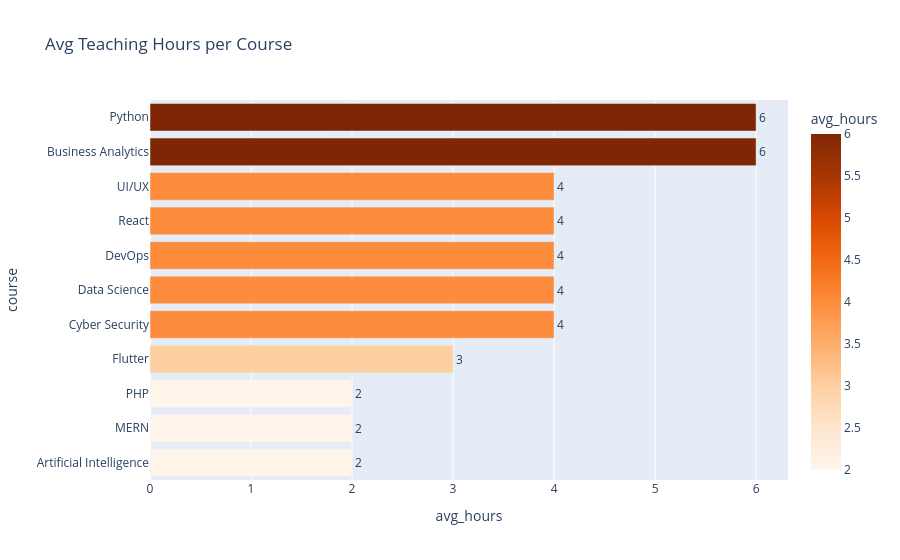

The notebook cell this image was saved under:
### Code cell
fig6 = px.bar(dc.sort_values('avg_hours'), x='avg_hours', y='course',
              orientation='h',
              title='Avg Teaching Hours per Course',
              color='avg_hours', color_continuous_scale='Oranges',
              text='avg_hours')
fig6.update_traces(textposition='outside')
fig6.show()

### Figure 1 — Plotly figure (JSON) as saved in the notebook; plotly's stock layout.template omitted (floating-point values rounded to 4 significant figures)
{"data": [{"hovertemplate": "avg_hours=%{marker.color}<br>course=%{y}<extra></extra>", "legendgroup": "", "marker": {"color": [2.0, 2.0, 2.0, 3.0, 4.0, 4.0, 4.0, 4.0, 4.0, 6.0, 6.0], "coloraxis": "coloraxis", "pattern": {"shape": ""}}, "name": "", "orientation": "h", "showlegend": false, "text": [2.0, 2.0, 2.0, 3.0, 4.0, 4.0, 4.0, 4.0, 4.0, 6.0, 6.0], "textposition": "outside", "type": "bar", "x": [2.0, 2.0, 2.0, 3.0, 4.0, 4.0, 4.0, 4.0, 4.0, 6.0, 6.0], "xaxis": "x", "y": ["Artificial Intelligence", "MERN", "PHP", "Flutter", "Cyber Security", "Data Science", "DevOps", "React", "UI/UX", "Business Analytics", "Python"], "yaxis": "y"}], "layout": {"barmode": "relative", "coloraxis": {"colorbar": {"title": {"text": "avg_hours"}}, "colorscale": [[0, "rgb(255,245,235)"], [0.125, "rgb(254,230,206)"], [0.25, "rgb(253,208,162)"], [0.375, "rgb(253,174,107)"], [0.5, "rgb(253,141,60)"], [0.625, "rgb(241,105,19)"], [0.75, "rgb(217,72,1)"], [0.875, "rgb(166,54,3)"], [1, "rgb(127,39,4)"]]}, "legend": {"tracegroupgap": 0}, "title": {"text": "Avg Teaching Hours per Course"}, "xaxis": {"anchor": "y", "domain": [0, 1], "title": {"text": "avg_hours"}}, "yaxis": {"anchor": "x", "domain": [0, 1], "title": {"text": "course"}}}}
